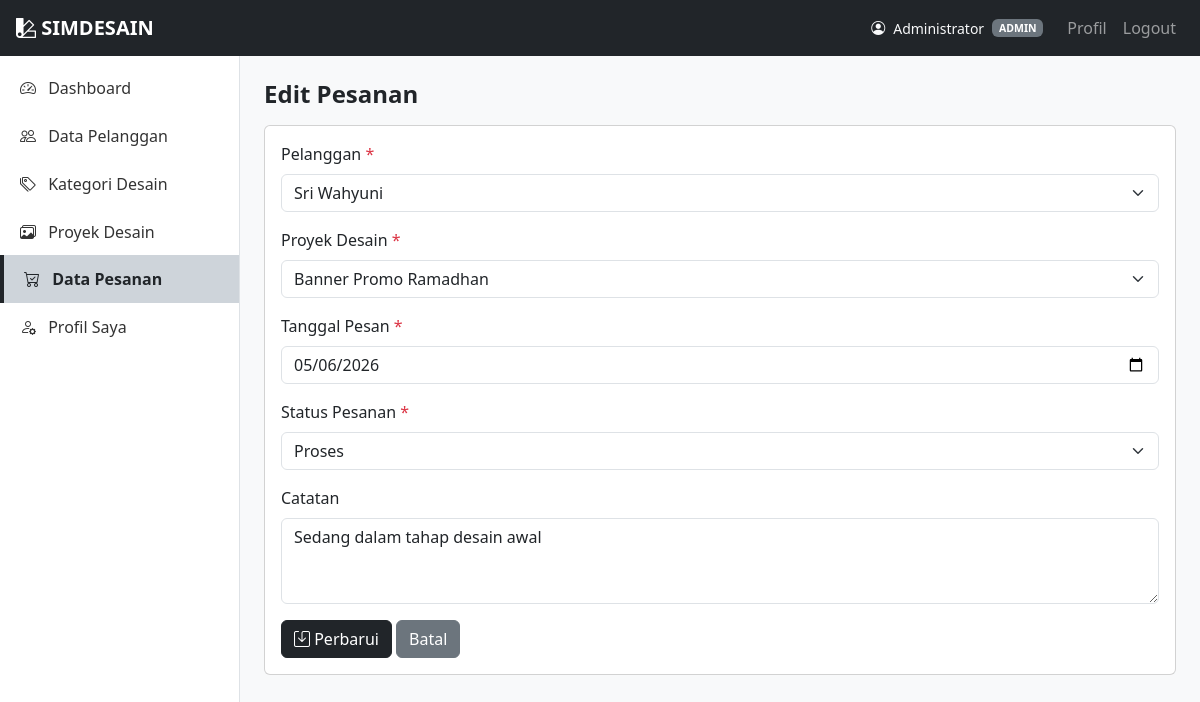
The page /pesanan/edit.php?id=2 (signed in) on the database its author committed.
### tables this page shows
CREATE TABLE pesanan (
    id_pesanan      INT AUTO_INCREMENT PRIMARY KEY,
    id_pelanggan    INT           NOT NULL,
    id_proyek       INT           NOT NULL,
    created_by      INT           DEFAULT NULL,  
    tanggal_pesan   DATE          NOT NULL,
    status_pesanan  ENUM('baru','proses','selesai','batal') NOT NULL DEFAULT 'baru',
    catatan         TEXT          DEFAULT NULL,
    created_at      TIMESTAMP     DEFAULT CURRENT_TIMESTAMP,

    CONSTRAINT fk_pesanan_pelanggan
        FOREIGN KEY (id_pelanggan) REFERENCES pelanggan(id_pelanggan)
        ON UPDATE CASCADE
        ON DELETE RESTRICT,

    CONSTRAINT fk_pesanan_proyek
        FOREIGN KEY (id_proyek) REFERENCES proyek_desain(id_proyek)
        ON UPDATE CASCADE
        ON DELETE RESTRICT,

    CONSTRAINT fk_pesanan_user
        FOREIGN KEY (created_by) REFERENCES users(id_user)
        ON UPDATE CASCADE
        ON DELETE SET NULL
);

CREATE TABLE pelanggan (
    id_pelanggan     INT AUTO_INCREMENT PRIMARY KEY,
    nama_pelanggan   VARCHAR(100)  NOT NULL,
    email            VARCHAR(100)  DEFAULT NULL,
    no_telepon       VARCHAR(20)   DEFAULT NULL,
    alamat           TEXT          DEFAULT NULL,
    created_at       TIMESTAMP     DEFAULT CURRENT_TIMESTAMP
);

CREATE TABLE proyek_desain (
    id_proyek       INT AUTO_INCREMENT PRIMARY KEY,
    id_kategori     INT           NOT NULL,
    nama_proyek     VARCHAR(150)  NOT NULL,
    deskripsi       TEXT          DEFAULT NULL,
    gambar_hasil    VARCHAR(255)  DEFAULT NULL,  
    tanggal_dibuat  DATE          NOT NULL,
    created_at      TIMESTAMP     DEFAULT CURRENT_TIMESTAMP,

    CONSTRAINT fk_proyek_kategori
        FOREIGN KEY (id_kategori) REFERENCES kategori_desain(id_kategori)
        ON UPDATE CASCADE
        ON DELETE RESTRICT
);

### pesanan/edit.php (the view, shortened to what this page needs)
<?php
require_once '../config/koneksi.php';
$id = isset($_GET['id']) ? (int) $_GET['id'] : 0;
$stmt = $koneksi->prepare("SELECT * FROM pesanan WHERE id_pesanan = ?");
$stmt->bind_param("i", $id);
$stmt->execute();
$hasil = $stmt->get_result();
$pesanan = $hasil->fetch_assoc();
$id_pelanggan   = $pesanan['id_pelanggan'];
$id_proyek      = $pesanan['id_proyek'];
$tanggal_pesan  = $pesanan['tanggal_pesan'];
$status_pesanan = $pesanan['status_pesanan'];
$catatan        = $pesanan['catatan'];
$daftar_pelanggan = $koneksi->query("SELECT * FROM pelanggan ORDER BY nama_pelanggan ASC");
$daftar_proyek    = $koneksi->query("SELECT * FROM proyek_desain ORDER BY nama_proyek ASC");
?>
<?php require_once '../includes/header.php'; ?>
<div class="wrapper">
    <?php require_once '../includes/sidebar.php'; ?>
    <div class="content-area p-4">
        <h4 class="fw-semibold mb-3">Edit Pesanan</h4>
        <div class="card">
            <div class="card-body">
                <form method="POST" action="edit.php?id=<?= $id ?>">
                    <div class="mb-3">
                        <label class="form-label">Pelanggan <span class="text-danger">*</span></label>
                        <select name="id_pelanggan" class="form-select" required>
                            <?php while ($pl = $daftar_pelanggan->fetch_assoc()): ?>
                                <option value="<?= $pl['id_pelanggan'] ?>" <?= ($id_pelanggan == $pl['id_pelanggan']) ? 'selected' : '' ?>>
                                    <?= htmlspecialchars($pl['nama_pelanggan']) ?>
                                </option>
                            <?php endwhile; ?>
                        </select>
                    </div>
                    <div class="mb-3">
                        <label class="form-label">Proyek Desain <span class="text-danger">*</span></label>
                        <select name="id_proyek" class="form-select" required>
                            <?php while ($pr = $daftar_proyek->fetch_assoc()): ?>
                                <option value="<?= $pr['id_proyek'] ?>" <?= ($id_proyek == $pr['id_proyek']) ? 'selected' : '' ?>>
                                    <?= htmlspecialchars($pr['nama_proyek']) ?>
                                </option>
                            <?php endwhile; ?>
                        </select>
                    </div>
                    <div class="mb-3">
                        <label class="form-label">Tanggal Pesan <span class="text-danger">*</span></label>
                        <input type="date" name="tanggal_pesan" class="form-control"
                               value="<?= htmlspecialchars($tanggal_pesan) ?>" required>
                    </div>
                    <div class="mb-3">
                        <label class="form-label">Status Pesanan <span class="text-danger">*</span></label>
                        <select name="status_pesanan" class="form-select" required>
                            <?php foreach (['baru', 'proses', 'selesai', 'batal'] as $opsi): ?>
                                <option value="<?= $opsi ?>" <?= ($status_pesanan === $opsi) ? 'selected' : '' ?>>
                                    <?= ucfirst($opsi) ?>
                                </option>
                            <?php endforeach; ?>
                        </select>
                    </div>
                    <div class="mb-3">
                        <label class="form-label">Catatan</label>
                        <textarea name="catatan" class="form-control" rows="3"><?= htmlspecialchars($catatan) ?></textarea>
                    </div>
                    <button type="submit" class="btn btn-dark">
                        <i class="bi bi-save"></i> Perbarui
                    </button>
                    <a href="index.php" class="btn btn-secondary">Batal</a>
                </form>
            </div>
        </div>
    </div>
</div>
<?php require_once '../includes/footer.php'; ?>

### assets/css/style.css (style rules this page uses)
body { background-color: #f8f9fa; }
.wrapper { display: flex; min-height: calc(100vh - 56px); }
.content-area { flex: 1; min-width: 0; }

### rows shown on the page
pesanan: id_pelanggan "Sri Wahyuni", id_proyek "Banner Promo Ramadhan", tanggal_pesan "05/06/2026", status_pesanan "Proses", catatan "Sedang dalam tahap desain awal"

### other values the page prints
$_SESSION['nama_lengkap'] "Administrator"
$_SESSION['role'] "ADMIN"
